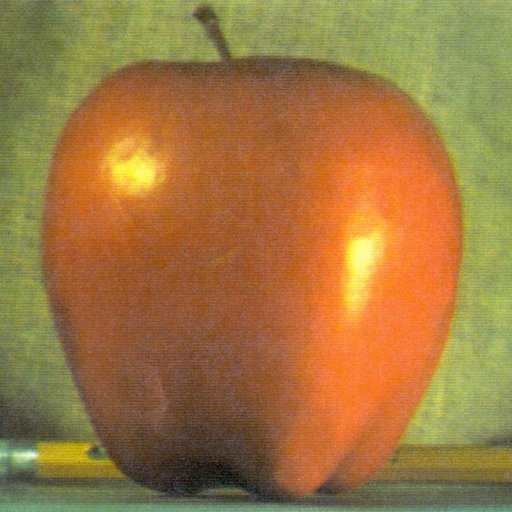
#> input picture Datasets/apple.jpg, 512 x 512 px, found by its file name
$ jupyter execute 09.Histogram_computation.ipynb
#> lines starting #> are read from the running program, lines starting #| are printed output that depends on the picture; after the words box and inside, x2 and y2 are one past the last pixel; in counts of white or black regions, pixels touching at a corner belong together
# Histogram Computation

An image histogram is bar chart that acts as frequency profile of image. It doesnot care about pixel locations but cares about how many pixels have a specific brightness or color value.

* X-Axis : Pixel values (0 -> 255). Left side is pure black, right side is pure white.
* Y-AXis : The total count of pixel at that specific value.

To calculate a histogram, we use : `cv.calcHist`

- cv.calcHist parameters:
1. `[img]` : source image variable
2. `[0]` : Channel index, for grayscale its always [0]. (For color BGR, 0=Blue, 1=Green,2=Red)
3. `None`: The mask, only if we want the histgram of specific section.
4. `[256]` : HistSize (Bins). How many slots are we dividing our data into ?
5. `[0, 256]`: Range. The boundaries of our pixel values (from $0$ up to, but not including, $256$).

[cell 1]
import cv2 as cv
import matplotlib.pyplot as plt
import numpy as np


img=cv.imread("../image/apple.jpg")
#> img is the input picture: shape (512, 512, 3); mean B, G, R 64.8, 119.7, 159.1
blank=np.zeros(img.shape[:2],dtype="uint8")

# grayscale histogram
gray=cv.cvtColor(img,cv.COLOR_BGR2GRAY)
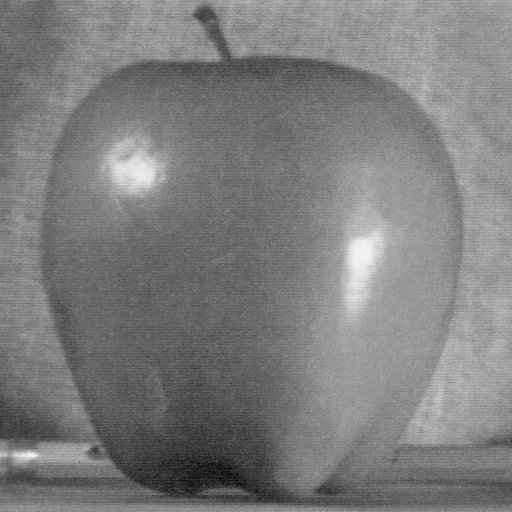
#> gray: shape (512, 512); min 7, max 248, mean 125.2
mask=cv.circle(blank,(img.shape[1]//2,img.shape[0]//2),100,255,-1)
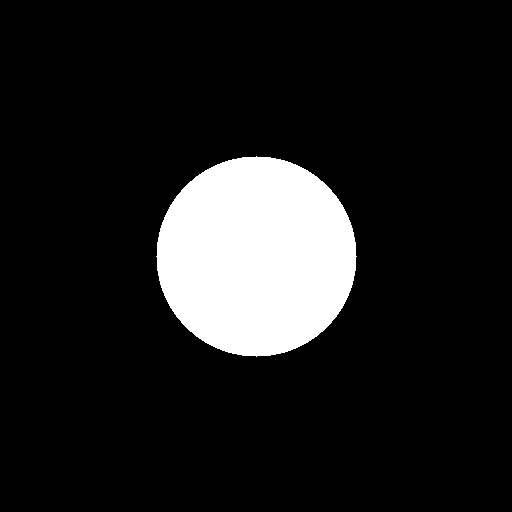
#> blank: shape (512, 512); 12% white; 1 white region, box (x1, y1, x2, y2) and area: (156, 156, 357, 357) 31417

gray_hist=cv.calcHist([gray],[0],mask,[256],[0,256])
#> gray_hist = 256 values, max 1044 at index 108, min 0 at index 0, mean 122.7

plt.figure()
# plt.imshow(mask,cmap="gray")
# plt.show()
plt.title("Grayscale Histogram")
plt.xlabel("Bins")
plt.ylabel(" Number of pixels")
plt.plot(gray_hist)
plt.xlim([0,256])
plt.show()
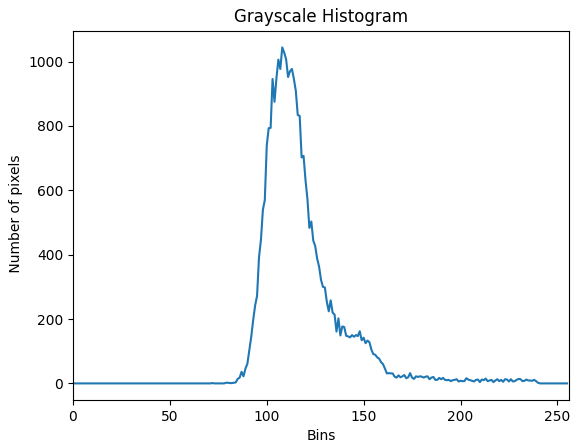
#> figure drawn by matplotlib, 1 panel; curve peaks at x = 108, y = 1044

**Histogram computed for particular mask**

[cell 2]
import cv2 as cv
import matplotlib.pyplot as plt
import numpy as np


img=cv.imread("../image/apple.jpg")
blank=np.zeros(img.shape[:2],dtype="uint8")

# grayscale histogram
gray=cv.cvtColor(img,cv.COLOR_BGR2GRAY)
circle=cv.circle(blank,(img.shape[1]//2,img.shape[0]//2),100,255,-1)
mask=cv.bitwise_and(gray,gray,mask=circle)
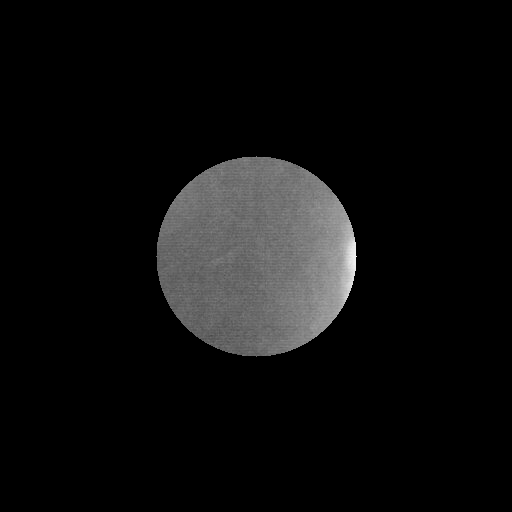
#> mask: shape (512, 512); min 0, max 240, mean 14.1

gray_hist=cv.calcHist([gray],[0],mask,[256],[0,256])

plt.figure()
# plt.imshow(mask,cmap="gray")
# plt.show()
plt.title("Grayscale Histogram")
plt.xlabel("Bins")
plt.ylabel(" Number of pixels")
plt.plot(gray_hist)
plt.xlim([0,256])
plt.show()

[cell 3]
# colors histogram

colors = ("b","g","r")

for i, col in enumerate(colors):
    hist=cv.calcHist([img],[i],None,[256],[0,256])
    plt.plot(hist,color=col)
    plt.xlim([0,256])
plt.show()
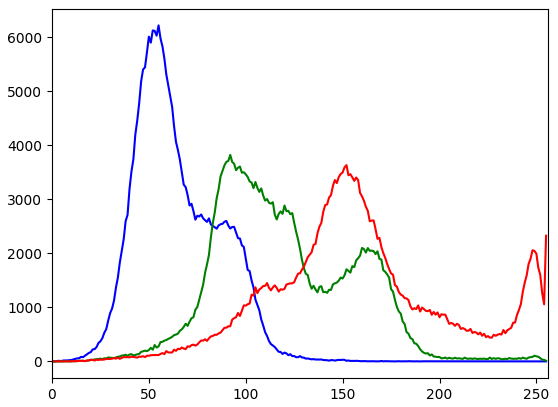
#> figure drawn by matplotlib, 1 panel; curve peaks at x = 55, y = 6218; curve peaks at x = 92, y = 3821; curve peaks at x = 152, y = 3632
